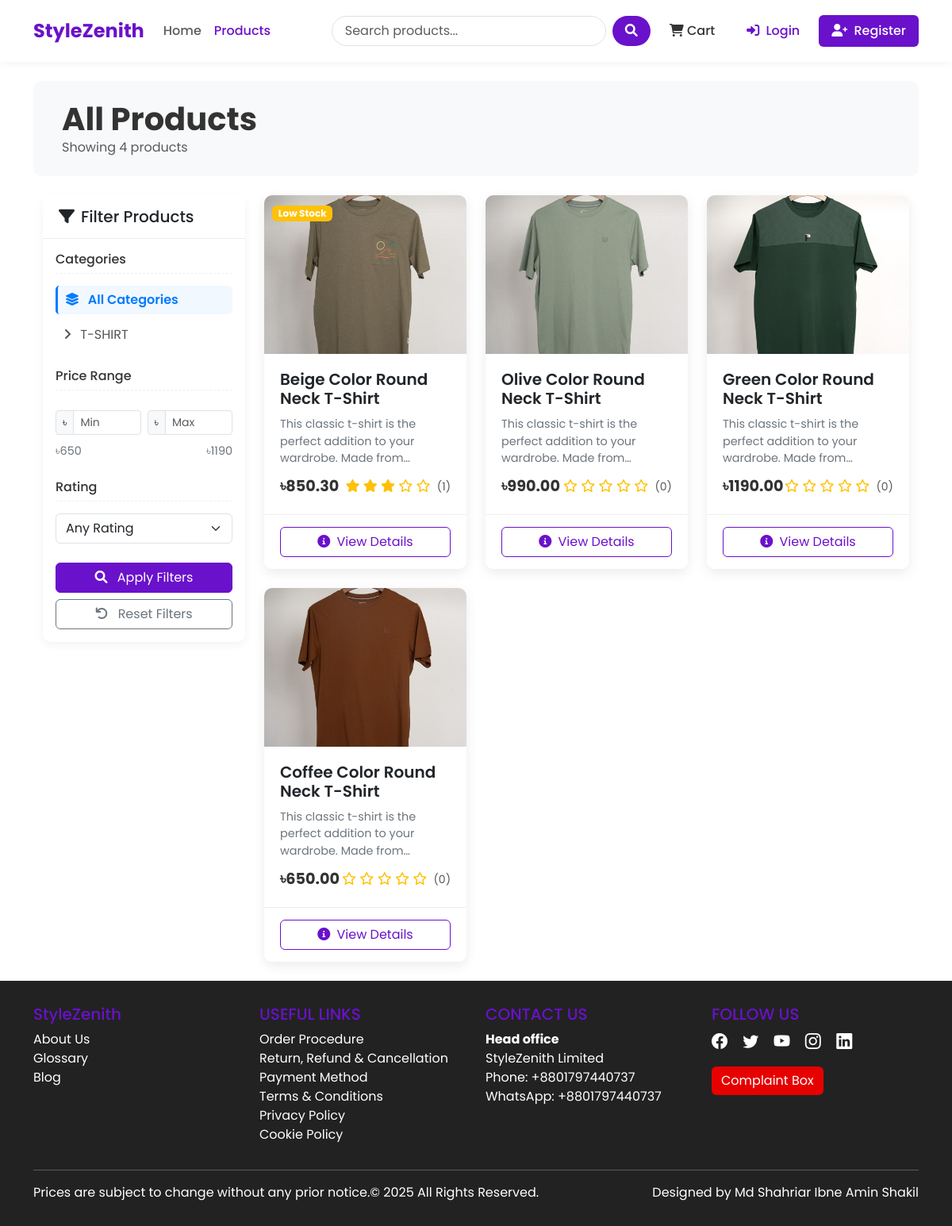
Screenshot of /products/ with the database file from the repository.
### mall/models.py (models this page shows, shortened)
class Category(models.Model):
        name = models.CharField(max_length=100)
        slug = models.SlugField(max_length=100, unique=True)
        description = models.TextField(blank=True)
        class Meta:
            verbose_name_plural = 'Categories'  # we define for plural representation

class Product(models.Model):
    name = models.CharField(max_length=200)
    slug = models.SlugField(max_length=200, unique=True)
    category = models.ForeignKey(Category, related_name='products', on_delete=models.CASCADE) # One category under e multiple products and related_name why we use one category multiple products.
    description = models.TextField()
    price = models.DecimalField(max_digits=10, decimal_places=2) #100.11
    stock = models.PositiveIntegerField(default=1)
    available = models.BooleanField(default=True)
    created = models.DateTimeField(auto_now_add=True)
    updated = models.DateTimeField(auto_now=True)
    image = models.ImageField(upload_to='products/%Y/%m/%d', blank=True)
    def average_rating(self):
        ratings = self.ratings.all()
        if ratings.count() > 0:
            return sum([rating.rating for rating in ratings]) / ratings.count()
        return 0

### mall/views.py (the view, shortened to what this page needs)
# urls.py: path('products/', views.product_list, name='product_list'),
def product_list(request, category_slug=None):
    category = None
    categories = Category.objects.all()
    products = Product.objects.filter(available = True)
    if category_slug :
        category = get_object_or_404(Category, slug=category_slug)
        products = products.filter(category=category)
    min_price = products.aggregate(Min('price'))['price__min']
    max_price = products.aggregate(Max('price'))['price__max']
    if request.GET.get('min_price'):
        products = products.filter(price__gte=request.GET.get('min_price'))
    if request.GET.get('max_price'):
        products = products.filter(price__lte=request.GET.get('max_price'))
    if request.GET.get('rating'):
        min_rating = request.GET.get('rating')
        products = products.annotate(avg_rating=Avg('ratings__rating')).filter(avg_rating__gte=min_rating)
    return render(request, 'mall/product_list.html', {
        'category' : category,
        'categories' : categories,
        'products' : products,
        'min_price' : min_price,
        'max_price' : max_price
    })

### mall/context_processors.py (called while the page is built)
def cart_items_count(request):
    if request.user.is_authenticated:
        try:
            cart = Cart.objects.get(user=request.user)
            return {'cart_items_count' : cart.get_total_items()}
        except Cart.DoesNotExist:
            return {'cart_items_count' : 0}
    return {'cart_items_count' : 0}

### templates/mall/product_list.html (shortened to what this page needs)
{% extends 'base.html' %}
{% block content %}
<div class="shop-header mb-4 p-4 bg-light">
    <div class="container-fluid">
        <div class="row align-items-center">
            <div class="col-md-6">
                <h1 class="shop-title">
                    {% if category %}{{ category.name }}{% else %}All Products{% endif %}
                </h1>
                <p class="text-muted mb-0">
                    Showing {{ products|length }} product{{ products|length|pluralize }}
                </p>
            </div>
        </div>
    </div>
</div>
<div class="container-fluid">
    <div class="row">
        <div class="col-lg-3 mb-4 filter-sidebar">
            <div class="filter-card card mb-4">
                <div class="card-header">
                    <h5 class="mb-0 d-flex align-items-center">
                        <i class="fas fa-filter me-2"></i> Filter Products
                    </h5>
                </div>
                <div class="card-body">
                    <form method="get">
                        <h6 class="filter-heading">Categories</h6>
                        <div class="mb-4">
                            <a href="{% url 'mall:product_list' %}" class="filter-link {% if not category %}active{% endif %}">
                                <i class="fas fa-layer-group me-2"></i> All Categories
                            </a>
                            <div class="ms-2 mt-2">
                                {% for c in categories %}
                                <a href="{% url 'mall:product_list_by_category' c.slug %}" class="filter-link {% if category.slug == c.slug %}active{% endif %}">
                                    <i class="fas fa-angle-right me-2"></i> {{ c.name }}
                                </a>
                                {% endfor %}
                            </div>
                        </div>
                        <h6 class="filter-heading">Price Range</h6>
                        <div class="mb-4">
                            <div class="price-slider-container">
                                <div class="row g-2 mb-2">
                                    <div class="col-6">
                                        <div class="input-group input-group-sm">
                                            <span class="input-group-text">৳</span>
                                            <input type="number" class="form-control" id="min_price" name="min_price"
                                                   value="{{ request.GET.min_price|default:'' }}" min="{{ min_price }}" max="{{ max_price }}" placeholder="Min">
                                        </div>
                                    </div>
                                    <div class="col-6">
                                        <div class="input-group input-group-sm">
                                            <span class="input-group-text">৳</span>
                                            <input type="number" class="form-control" id="max_price" name="max_price"
                                                   value="{{ request.GET.max_price|default:'' }}" min="{{ min_price }}" max="{{ max_price }}" placeholder="Max">
                                        </div>
                                    </div>
                                </div>
                                <div class="price-values">
                                    <span>৳{{ min_price }}</span>
                                    <span>৳{{ max_price }}</span>
                                </div>
                            </div>
                        </div>
                        <h6 class="filter-heading">Rating</h6>
                        <div class="mb-4">
                            <select class="form-select" name="rating">
                                <option value="">Any Rating</option>
                            </select>
                        </div>
                        <div class="d-grid gap-2">
                            <button type="submit" class="btn btn-primary">
                                <i class="fas fa-search me-2"></i> Apply Filters
                            </button>
                            <a href="{% url 'mall:product_list' %}" class="btn btn-outline-secondary">
                                <i class="fas fa-undo me-2"></i> Reset Filters
                            </a>
                        </div>
                    </form>
                </div>
            </div>
        </div>
        <div class="col-lg-9">
            {% if products %}
            <div class="row row-cols-1 row-cols-md-2 row-cols-lg-3 g-4">
                {% for product in products %}
                <div class="col">
                    <div class="card h-100 product-card">
                        <div class="product-img-container">
                            {% if product.image %}
                            <img src="{{ product.image.url }}" class="product-img" alt="{{ product.name }}">
                            {% else %}
                            <div class="bg-light d-flex align-items-center justify-content-center h-100">
                                <i class="fas fa-image fa-3x text-muted"></i>
                            </div>
                            {% endif %}
                            {% if product.stock <= 5 and product.stock > 0 %}
                            <div class="product-badge">
                                <span class="badge bg-warning">Low Stock</span>
                            </div>
                            {% elif product.stock <= 0 %}
                            <div class="product-badge">
                                <span class="badge bg-danger">Out of Stock</span>
                            </div>
                            {% endif %}
                        </div>
                        <div class="card-body">
                            <h5 class="product-title">{{ product.name }}</h5>
                            <p class="product-desc">{{ product.description|truncatechars:100 }}</p>
                            <div class="d-flex justify-content-between align-items-center">
                                <span class="product-price">৳{{ product.price }}</span>
                                <div class="rating">
                                    {% for i in "12345" %}
                                    {% if forloop.counter <= product.average_rating %}
                                    <i class="fas fa-star"></i>
                                    {% else %}
                                    <i class="far fa-star"></i>
                                    {% endif %}
                                    {% endfor %}
                                    <span class="ms-1 text-muted small">({{ product.ratings.count }})</span>
                                </div>
                            </div>
                        </div>
                        <div class="card-footer">
                            <div class="d-grid">
                                <a href="{% url 'mall:product_detail' product.slug %}" class="btn btn-outline-primary btn-add-cart">
                                    <i class="fas fa-info-circle me-1"></i> View Details
                                </a>
                            </div>
                        </div>
                    </div>
                </div>
                {% endfor %}
            </div>
            {% endif %}
        </div>
    </div>
</div>
{% endblock %}

### templates/mall/product_list.html (style rules this page uses)
.filter-card { border: none; box-shadow: 0 4px 12px rgba(0,0,0,0.05); border-radius: 10px; position: sticky; top: 20px; }
.filter-card .card-header { background-color: #fff; border-bottom: 1px solid rgba(0,0,0,0.07); padding: 15px 20px; }
.filter-heading { color: #333; font-size: 1rem; margin-bottom: 15px; border-bottom: 1px dashed #eee; padding-bottom: 8px; }
.filter-link { color: #555; text-decoration: none; transition: all 0.2s; display: block; padding: 6px 3px; border-radius: 5px; }
.filter-link.active { color: #007bff; font-weight: 600; border-left: 3px solid #007bff; padding-left: 10px; background-color: rgba(0,123,255,0.05); }
.product-card { border: none; box-shadow: 0 5px 15px rgba(0,0,0,0.07); border-radius: 10px; overflow: hidden; transition: all 0.3s ease; }
.product-img-container { position: relative; overflow: hidden; height: 200px; }
.product-img { width: 100%; height: 100%; object-fit: cover; transition: transform 0.5s ease; }
.product-badge { position: absolute; top: 10px; left: 10px; z-index: 2; }
.product-card .card-body { padding: 20px; }
.product-title { font-weight: 600; margin-bottom: 10px; height: 48px; overflow: hidden; display: -webkit-box; -webkit-line-clamp: 2; -webkit-box-orient: vertical; }
.product-desc { color: #6c757d; font-size: 0.9rem; margin-bottom: 15px; height: 60px; overflow: hidden; display: -webkit-box; -webkit-line-clamp: 3; -webkit-box-orient: vertical; }
.product-price { font-weight: 700; color: #333; font-size: 1.2rem; }
.rating { color: #ffc107; }
.product-card .card-footer { background-color: #fff; border-top: 1px solid rgba(0,0,0,0.07); padding: 15px 20px; }
.btn-add-cart { transition: all 0.3s ease; }
.shop-header { background-color: #f8f9fa; padding: 30px 0; margin-bottom: 30px; border-radius: 10px; }
.shop-title { font-weight: 700; color: #333; margin-bottom: 0; }
.price-slider-container { margin-top: 25px; }
.price-values { display: flex; justify-content: space-between; margin-top: 10px; color: #6c757d; font-size: 0.9rem; }

### templates/base.html (style rules this page uses)
:root { --primary-color: #6a11cb; --primary-dark: #5a0cb8; --primary-light: #7c4ddb; --secondary-color: #2575fc; --text-color: #333333; --text-light: #6c757d; --bg-light: #f8f9fa; --border-radius: 10px; --box-shadow: 0 5px 15px rgba(0,0,0,0.08); }
body { font-family: 'Poppins', sans-serif; color: var(--text-color); display: flex; flex-direction: column; min-height: 100vh; }
.product-card { border: none; border-radius: var(--border-radius); overflow: hidden; transition: transform 0.3s, box-shadow 0.3s; box-shadow: var(--box-shadow); }
.rating { color: #ffc107; }
.btn-primary { background-color: var(--primary-color); border-color: var(--primary-color); }
.btn-outline-primary { border-color: var(--primary-color); color: var(--primary-color); }

### rows the page displays
Category: name "T-SHIRT"
Product: image (picture), stock "Low Stock", name "Beige Color Round Neck T-Shirt", description "This classic t-shirt is the perfect addition to your wardrobe. Made…", price "850.30", ratings.count "1"
Product: image (picture), name "Olive Color Round Neck T-Shirt", description "This classic t-shirt is the perfect addition to your wardrobe. Made…", price "990.00", ratings.count "0"
Product: image (picture), name "Green Color Round Neck T-Shirt", description "This classic t-shirt is the perfect addition to your wardrobe. Made…", price "1190.00", ratings.count "0"
Product: image (picture), name "Coffee Color Round Neck T-Shirt", description "This classic t-shirt is the perfect addition to your wardrobe. Made…", price "650.00", ratings.count "0"

### other values shown
{{ products|length }} "4"
{{ min_price }} "650"
{{ max_price }} "1190"
